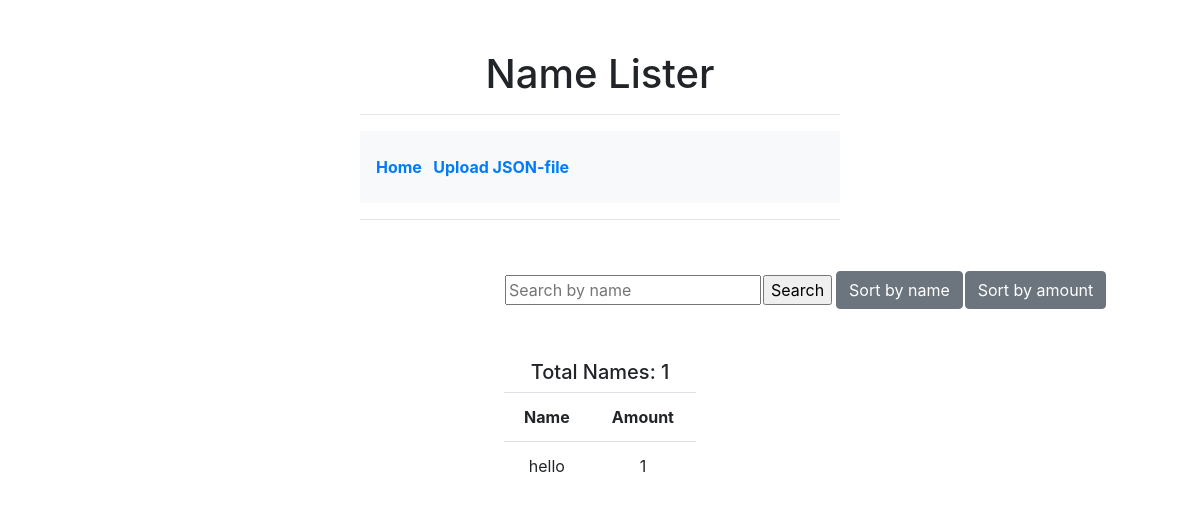
The page /names/ on the database as committed earlier.
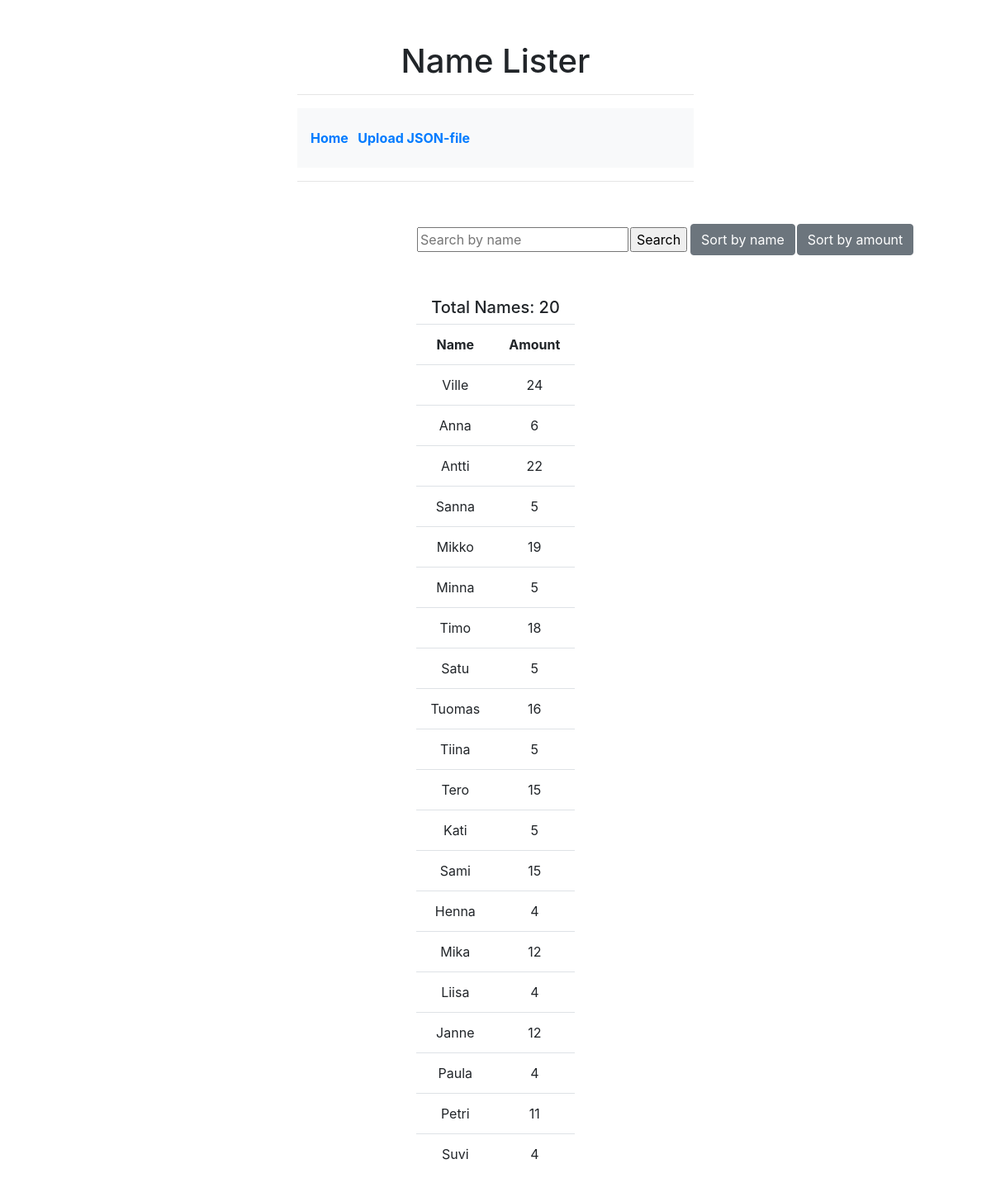
The same page on the database as committed later.
### names/models.py (models this page shows)
class Person(models.Model):
    name = models.TextField(max_length=100)
    amount = models.IntegerField()

### names/views.py (the view)
# urls.py: path('names/', names_view, name="home"),
def names_view(request, *args, **kwargs):
    name_list = Person.objects.all()
    if request.GET.get('sortamount') == "Sort by amount":
        name_list = Person.objects.order_by('-amount')[0:]
    elif request.GET.get('sortnames') == "Sort by name":
        name_list = Person.objects.order_by('name')[0:]
    elif request.GET.get('search'):
        name_list = Person.objects.filter(name=request.GET.get('search'))
        if len(name_list) == 0:
            messages.error(request, "Search is case sensitive.")
    total_names = len(name_list)
    if total_names == 0:
        messages.error(request, "No names found.")
    context = {
        'name_list': name_list,
        'total_names': total_names
    }
    return render(request, 'names/names.html', context)

### templates/names/names.html (shortened to what this page needs)
{% extends 'base.html' %}
{% block content %}
<div class="main-content">
    <header>
    <h1>Name Lister</h1>
    </header>
   <hr>
        {% include 'navbar.html' %}
   <hr>
    <div class="main-table">
        <form action="/names/"  method="get" >
            <table>
                <tr>
                    <th colspan="2"> <input type="text" name = "search" placeholder="Search by name"></th>
                    <th>  <input type="submit"value="Search"/></th>
                    <th></th>
                    <th>  <input class="btn btn-secondary" type="submit" name="sortnames" value="Sort by name"/></th>
                    <th>  <input class="btn btn-secondary" type="submit" name="sortamount" value="Sort by amount"/></th>
                </tr>
            </table>
        </form>
    </div>
    <div class="main-table">
        <h5>Total Names: {{total_names}}</h5>
        <table class="table">
            <tr>
                <th>Name</th>
                <th>Amount</th>
            </tr>
        {% for person in name_list %}
             <tr>
                  <td>{{person.name}}</td>
                  <td>{{person.amount}}</td>
              </tr>
              {% endfor %}
            </table>
        </div>
</div>
{% endblock content %}

### templates/base.html (shortened to what this page needs)
{% load static %}
<!DOCTYPE html>
<html>
<head>
    <link rel="stylesheet" href="https://maxcdn.bootstrapcdn.com/bootstrap/4.0.0/css/bootstrap.min.css">
    <link rel="stylesheet" type="text/css" href="{% static '/css/main.css' %}">
</head>
<body>
    {% block content %}
    {% endblock content %}
</body>
</html>

### templates/navbar.html (shortened to what this page needs)
{% load static %}
<nav class="navbar navbar-expand-lg navbar-light bg-light">
    <b><a  href="{% url 'home' %}">Home</a>
        <a href="{% url 'upload' %}">Upload JSON-file</a>
    </b>
</nav>

### static/css/main.css (style rules this page uses)
body, html { margin:0; padding:0; }
h1 { margin:0; text-align: center; }
.navbar { padding-top:1.5rem; padding-bottom: 1.5rem; }
.main-content { width:40%; height:auto; margin:50px auto; }
.main-table { width:40%; height:auto; margin:50px auto; text-align:center; }

Rows that differ between the two databases and show on the page:
removed Person: name "hello", amount "1"
added Person: name "Ville", amount "24"
added Person: name "Anna", amount "6"
added Person: name "Antti", amount "22"
added Person: name "Sanna", amount "5"
added Person: name "Mikko", amount "19"
added Person: name "Minna", amount "5"
added Person: name "Timo", amount "18"
added Person: name "Satu", amount "5"
added Person: name "Tuomas", amount "16"
added Person: name "Tiina", amount "5"
added Person: name "Tero", amount "15"
added Person: name "Kati", amount "5"
added Person: name "Sami", amount "15"
added Person: name "Henna", amount "4"
added Person: name "Mika", amount "12"
added Person: name "Liisa", amount "4"
added Person: name "Janne", amount "12"
added Person: name "Paula", amount "4"
added Person: name "Petri", amount "11"
added Person: name "Suvi", amount "4"
Other text that changed with them:
{{ total_names }}: "1" → "20"
